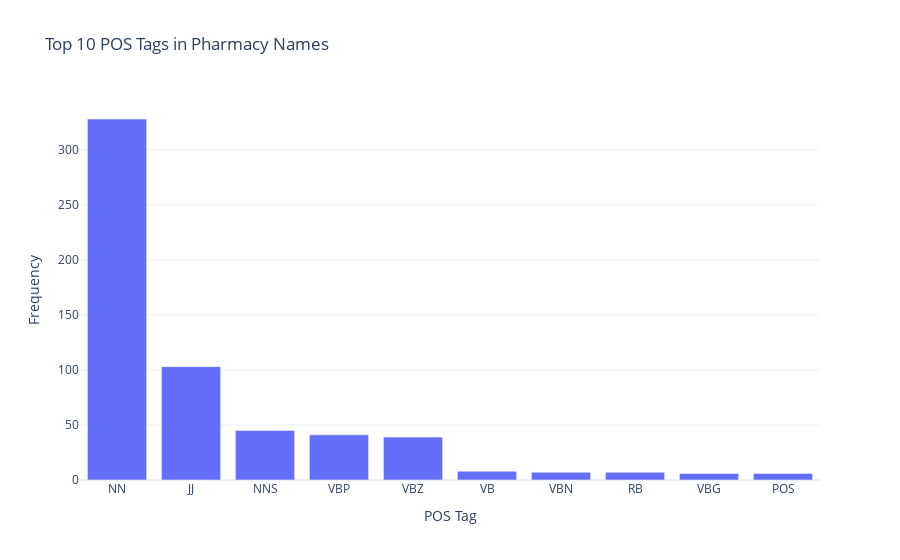

Here is the notebook cell this chart was saved with:
### Markdown cell above
### Hypothesis 1 Extension: POS Tagging on Pharmacy Names

**Goal:**  
Analyze the grammatical structure of the most common words found in pharmacy names.

**Process:**
1. **Tokenization & Cleaning:**  
   - Use `preprocess_text()` to generate cleaned tokens from the `pharmacy` column.  
2. **POS Tagging:**  
   - Apply NLTK’s `pos_tag()` to label each token with its Part-of-Speech (POS).
3. **Frequency Analysis:**  
   - Count the top 10 most common POS tags.
4. **Visualization:**  
   - Create a bar chart (Plotly) to show POS tag frequencies.
5. **Interpretation:**  
   - Provide definitions for each of the top POS tags for better understanding.

**Returns:**
- POS-tagged token list.
- POS tag frequency distribution.
- Interactive bar chart of POS tags.
- Printed tag descriptions.

### Code cell
# H1 Extension: POS tagging on pharmacy name tokens
def analyze_pharmacy_pos_tags(df):
    tokens = preprocess_text(df['pharmacy'])  # Cleaned tokens from 'pharmacy'
    tagged = pos_tag(tokens)                  # Tag each token with its part-of-speech
    pos_counts = pd.Series([tag for _, tag in tagged]).value_counts().head(10)
    return tagged, pos_counts

# 📈 Visualize POS tag frequency using Plotly (dark theme)
def plot_pos_distribution(pos_counts):
    fig = px.bar(
        x=pos_counts.index,
        y=pos_counts.values,
        labels={'x': 'POS Tag', 'y': 'Count'},
        title='Top 10 POS Tags in Pharmacy Names',
        template='plotly_white'
    )
    fig.update_layout(xaxis_title='POS Tag', yaxis_title='Frequency')
    fig.show()

# 📘 POS tag descriptions for reference (top 10 common tags)
def explain_pos_tags(tag_list):
    tag_dict = {
        "NN": "Noun (Singular)",
        "NNS": "Noun (Plural)",
        "JJ": "Adjective",
        "RB": "Adverb",
        "VB": "Verb (Base Form)",
        "VBD": "Verb (Past Tense)",
        "VBG": "Verb (Gerund/Present Participle)",
        "VBN": "Verb (Past Participle)",
        "IN": "Preposition/Subordinating Conjunction",
        "DT": "Determiner",
        "CC": "Coordinating Conjunction",
        "PRP": "Personal Pronoun",
        "TO": "to (as preposition)",
        "CD": "Cardinal Digit",
        "MD": "Modal (can, will, must)",
        "EX": "Existential 'there'",
    }
    print("\n📘 POS Tag Definitions:")
    for tag in tag_list.index:
        meaning = tag_dict.get(tag, "Unknown/Other")
        print(f"{tag}: {meaning}")

# ✅ Run tagging, plot results, and explain
_, pos_counts = analyze_pharmacy_pos_tags(df)
plot_pos_distribution(pos_counts)
explain_pos_tags(pos_counts)

### Figure 1 — Plotly figure (JSON) as saved in the notebook; plotly's stock layout.template omitted (floating-point values rounded to 4 significant figures)
{"data": [{"alignmentgroup": "True", "hovertemplate": "POS Tag=%{x}<br>Count=%{y}<extra></extra>", "legendgroup": "", "marker": {"color": "#636efa", "pattern": {"shape": ""}}, "name": "", "offsetgroup": "", "orientation": "v", "showlegend": false, "textposition": "auto", "type": "bar", "x": ["NN", "JJ", "NNS", "VBP", "VBZ", "VB", "VBN", "RB", "VBG", "POS"], "xaxis": "x", "y": [328, 103, 45, 41, 39, 8, 7, 7, 6, 6], "yaxis": "y"}], "layout": {"barmode": "relative", "legend": {"tracegroupgap": 0}, "title": {"text": "Top 10 POS Tags in Pharmacy Names"}, "xaxis": {"anchor": "y", "domain": [0, 1], "title": {"text": "POS Tag"}}, "yaxis": {"anchor": "x", "domain": [0, 1], "title": {"text": "Frequency"}}}}
